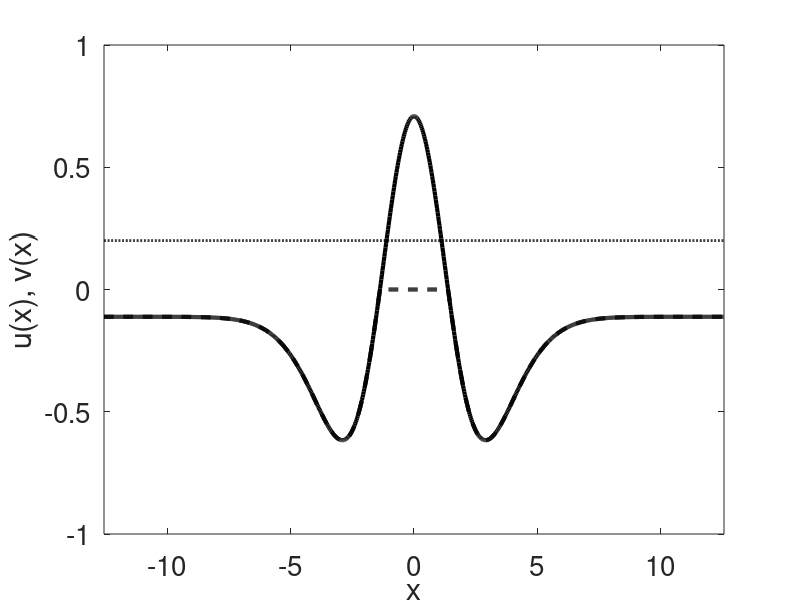

This figure's MATLAB source:
%% This code simulates the model from
%  'A dynamic neural field model of continuous input integration'
%  by W. Wojtak et al.
%  but instead using +u and +v, it has +f(u) and +f(v),
%  where f() is a piece-wise linear function and with negative feedback, 
%  i.e. the signs of u, v, and conv are changed.

clear; clc
%% Spatial coordinates
L = 4*pi; N = 2^10; dx = 2*L/N; xDim = (-L+(0:N-1)*dx);

%% Temporal coordinates
dt = .01; tspan = 0:dt:50; M = numel(tspan);

%% Functions
kernel = @(x,A_ex,s_ex,A_in,s_in,g_i) A_ex* exp(-0.5 * (x).^2 / s_ex^2) - A_in * exp(-0.5 * (x).^2 / s_in^2) - g_i;
gauss = @(x,mu,sigma) exp(-0.5*(x-mu).^2/sigma^2);
sigmoid = @(x,beta,theta)  1./ (1 + exp(-beta*(x-theta)));
pwl = @(x,theta) (x.*(x>0)).*(x<theta) + theta*(x>=theta);

%% Paramaters
p(1) = 1000;   % beta
p(2) = 1.3;      % A_ex
p(3) = 1.2;   % s_ex
p(4) = 0.8;      % A_inh
p(5) = 2.2;    % s_inh
p(6) = 0.05;    % w_inh
p(7) = 0.2;    % theta

beta = p(1); theta = p(7); tau = 1;

% threshold for pwl function
kappa = 1.5;

%% Initial data
K = 0.0;
u_field =  -theta * ones(1, N); v_field = K - u_field;
history_u = zeros(M, N);
history_v = zeros(M, N);

%% Connectivity function
w = kernel(xDim,p(2),p(3),p(4),p(5),p(6)); wHat = fft(w);

%% Input
A_I = 4; sigma_I = 1;
Input = zeros(M, N);
Input_pattern = A_I * gauss(xDim, 0, sigma_I);
Input(1/dt:2/dt, :) = repmat(Input_pattern,1+(1/dt),1);

%% Main loop
for i = 1:M
    f = sigmoid(u_field, beta, theta);
    convolution = dx * ifftshift(real(ifft(fft(f) .* wHat)));
    % 2-field model:
    u_field = u_field + dt/tau * (-u_field + convolution - pwl(v_field, kappa) + Input(i, :));
    v_field = v_field + dt/tau * (-v_field + convolution - pwl(u_field, kappa));
    history_u(i,:) = u_field; history_v(i,:) = v_field;
end

%% Plot results
figure
plot(xDim,u_field,'k','linewidth',3), hold on
plot(xDim,v_field,'--k','linewidth',3), hold on
% plot(xDim,u_field+v_field,'-m','linewidth',4), hold on
plot(xDim,theta*ones(1,N),':k','linewidth',2);
xlabel('x'); ylabel('u(x), v(x)');
ax = gca;
set(gca,  'FontSize', 20)
set(gca,  'XLim', [-L L])
